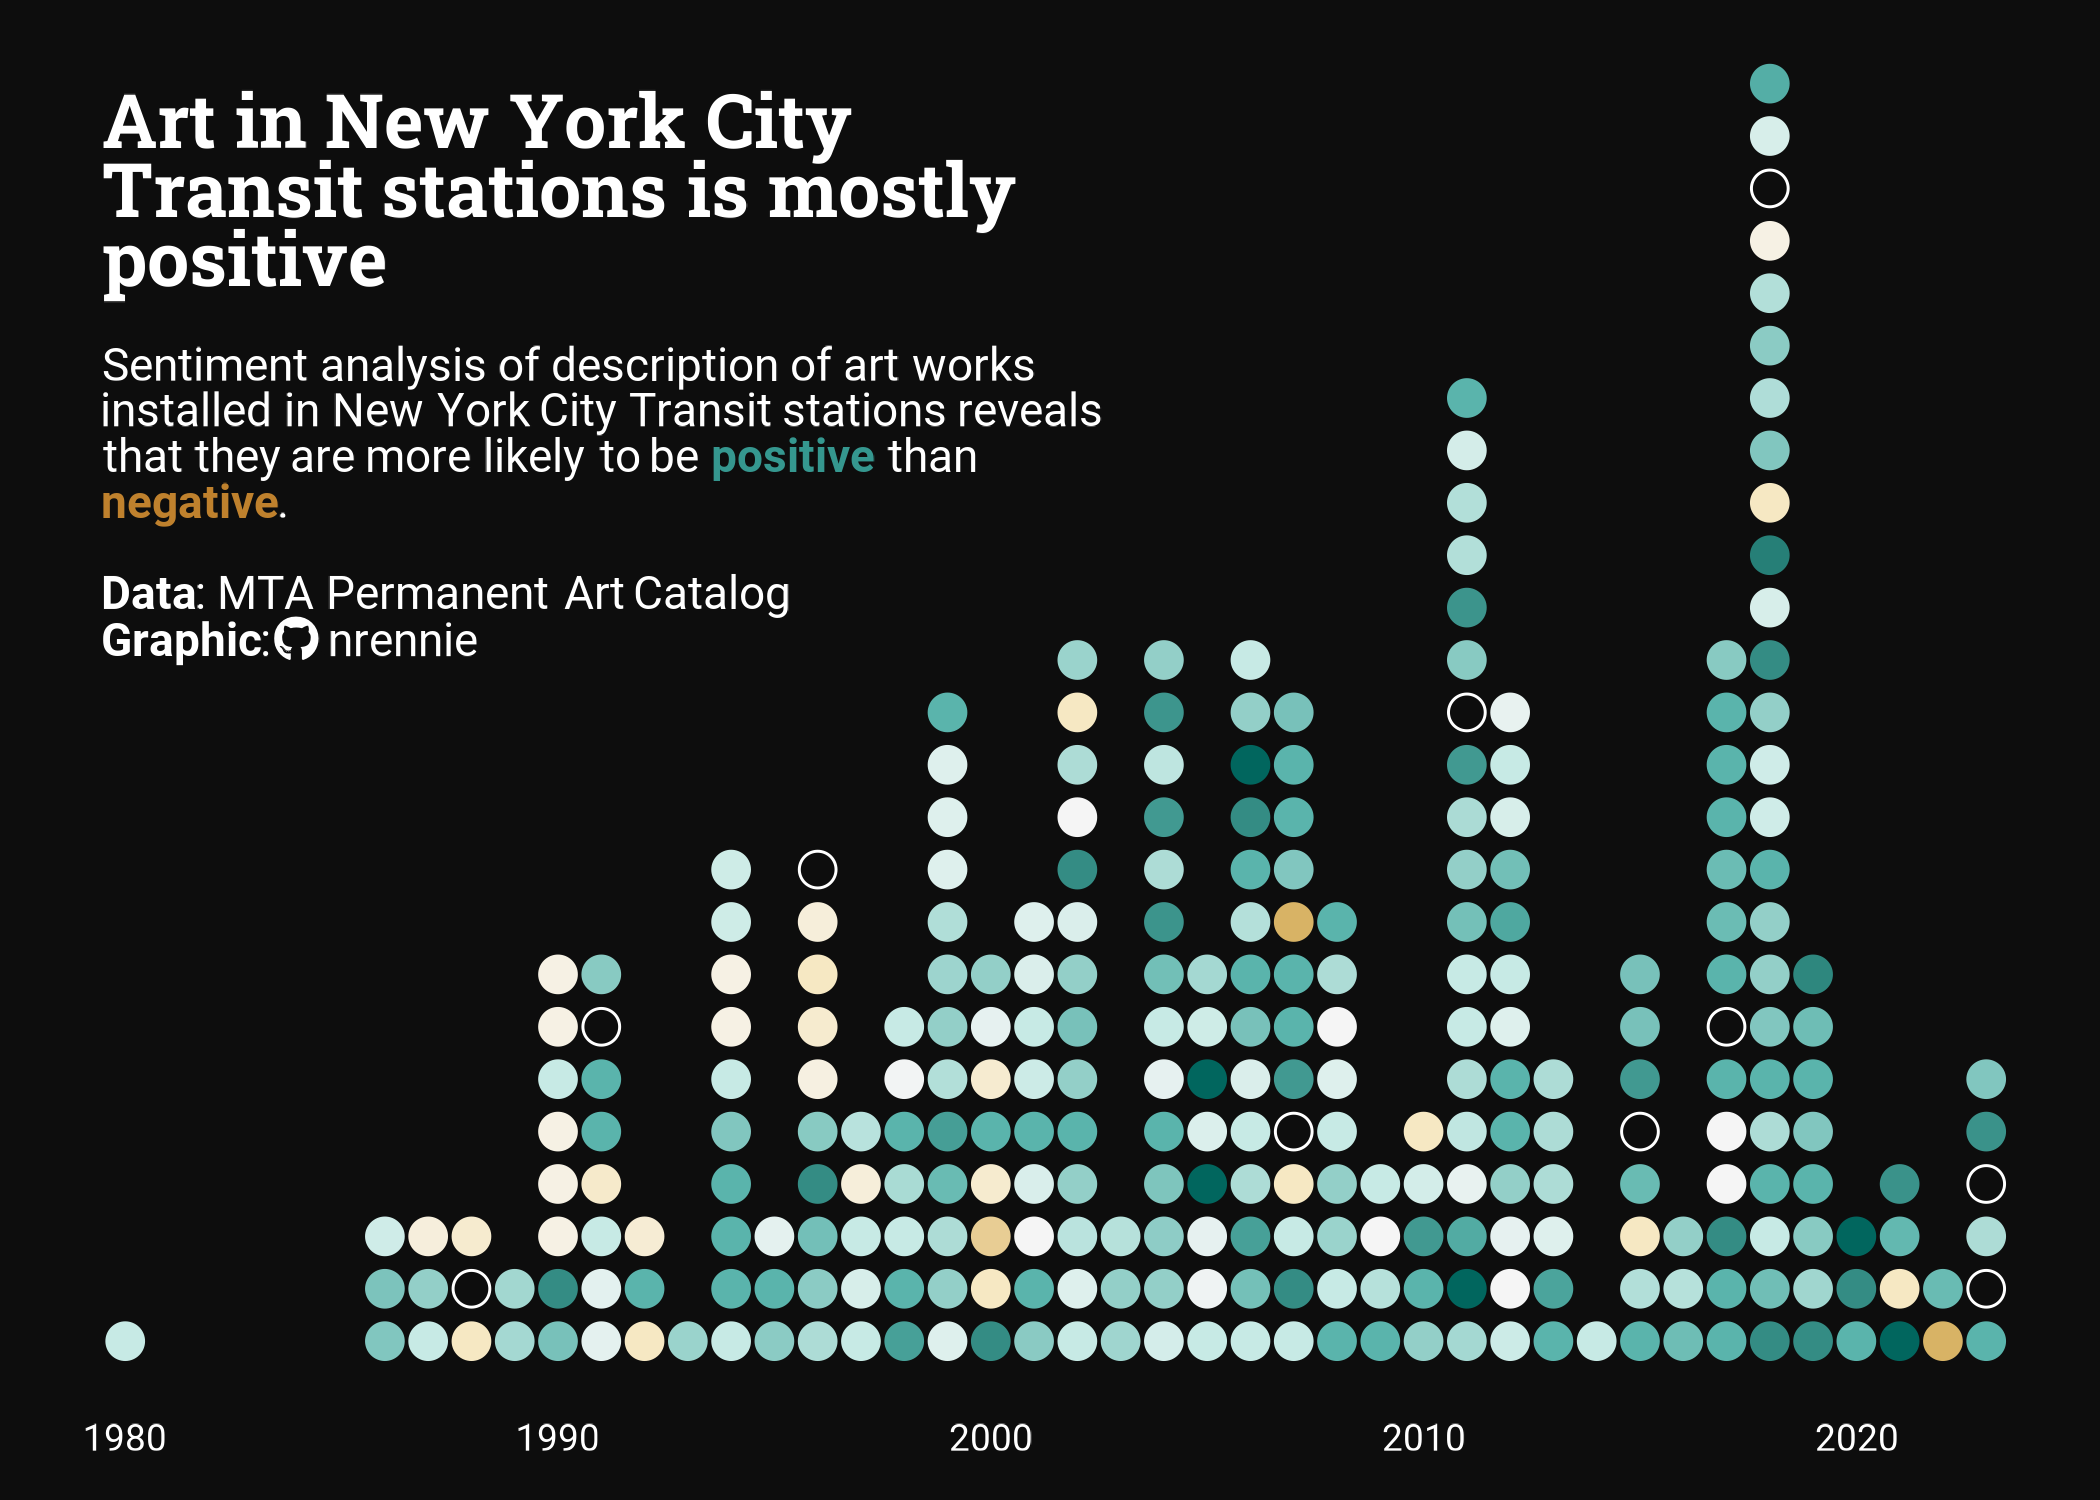

Recreate this plot in R.
# Load packages -----------------------------------------------------------

library(tidyverse)
library(showtext)
library(camcorder)
library(ggtext)
library(nrBrand)
library(glue)
library(ggiraph)
library(tidytext)


# Load data ---------------------------------------------------------------

tuesdata <- tidytuesdayR::tt_load("2025-07-22")
mta_art <- tuesdata$mta_art
station_lines <- tuesdata$station_lines


# Load fonts --------------------------------------------------------------

font_add_google("Roboto", "roboto")
font_add_google("Roboto Slab", "robotoslab")
showtext_auto()
showtext_opts(dpi = 300)


# Define colours and fonts-------------------------------------------------

bg_col <- "grey5"
text_col <- "white"
highlight_col <- "#35978f"

body_font <- "roboto"
title_font <- "robotoslab"


# Data wrangling ----------------------------------------------------------

# clean art data
art_data <- mta_art |>
  filter(agency == "NYCT") |>
  arrange(art_date) |>
  group_by(art_date) |>
  mutate(y = row_number()) |>
  ungroup() |>
  select(art_date, y, art_title, artist, art_material, art_description) |>
  mutate(id = row_number())

# data for sentiment analysis
data(stop_words)
afinn_df <- get_sentiments("afinn")
text_df <- art_data |>
  select(id, art_description) |>
  unnest_tokens(word, art_description) |>
  anti_join(stop_words, by = "word")
sentiment_df <- text_df |>
  inner_join(afinn_df, by = "word") |>
  group_by(id) %>%
  summarise(mean_sent = mean(value, na.rm = T)) %>%
  drop_na()

# join
plot_data <- art_data |>
  left_join(sentiment_df, by = "id") |>
  mutate(
    sent_label = if_else(is.na(mean_sent), "<i>Unknown</i>", as.character(round(mean_sent, 1))),
    tooltip_label = glue("<b>{art_title}</b><br><i>{artist}. {art_date}.</i><br>Sentiment: {sent_label}")
  )


# Start recording ---------------------------------------------------------

gg_record(
  dir = file.path("2025", "2025-07-22", "recording"),
  device = "png",
  width = 7,
  height = 5,
  units = "in",
  dpi = 300
)


# Define text -------------------------------------------------------------

social <- nrBrand::social_caption(
  bg_colour = bg_col,
  icon_colour = text_col,
  font_colour = text_col,
  font_family = body_font,
  mastodon = NA,
  linkedin = NA,
  bluesky = NA
)
title <- "Art in New York City Transit stations is mostly positive"
st <- glue("Sentiment analysis of description of art works installed in New York City Transit stations reveals that they are more likely to be <span style='color:{highlight_col};'>**positive**</span> than <span style='color:#bf812d;'>**negative**</span>.")
cap <- paste0(
  "**Data**: MTA Permanent Art Catalog<br>**Graphic**:", social
)
tag <- glue("<span style='font-family:{title_font};font-size:24px'>**{title}**</span><br><br>{st}<br><br>{cap}")


# Plot --------------------------------------------------------------------

g <- ggplot() +
  # geom_point(
  #   mapping = aes(fill = mean_sent, colour = mean_sent),
  #   size = 3.8,
  #   pch = 21
  # ) +
  geom_point_interactive(
    data = plot_data,
    mapping = aes(
      x = art_date, y = y, fill = mean_sent, colour = mean_sent, tooltip = tooltip_label,
      data_id = id
    ),
    size = 3.8,
    pch = 21
  ) +
  labs(
    tag = tag,
    x = NULL, y = NULL
  ) +
  scale_fill_distiller(
    type = "div", palette = "BrBG", direction = 1,
    limits = c(-3, 3),
    na.value = bg_col
  ) +
  scale_colour_distiller(
    type = "div", palette = "BrBG", direction = 1,
    limits = c(-3, 3),
    na.value = text_col
  ) +
  theme_minimal(
    base_size = 11, base_family = body_font
  ) +
  theme(
    text = element_text(colour = text_col),
    legend.position = "none",
    plot.margin = margin(5, 5, 10, 5),
    plot.title.position = "plot",
    plot.caption.position = "plot",
    plot.background = element_rect(fill = bg_col, colour = bg_col),
    panel.background = element_rect(fill = bg_col, colour = bg_col),
    plot.tag.position = c(0.04, 0.75),
    plot.tag = element_textbox_simple(
      colour = text_col,
      hjust = 0,
      halign = 0,
      margin = margin(b = 5, t = 5),
      lineheight = 1,
      family = body_font,
      maxwidth = 0.7,
      size = rel(1)
    ),
    panel.grid = element_blank(),
    axis.text.x = element_text(colour = text_col),
    axis.text.y = element_blank()
  )
g_interactive <- girafe(
  ggobj = g, width_svg = 7,
  height_svg = 5,
  bg = bg_col,
  options = list(
    opts_tooltip(
      use_fill = FALSE,
      use_stroke = FALSE,
      css = glue("
        padding: 5pt;
        font-family: {body_font};
        font-size: 1rem;
        color: {text_col};
        background-color: rgba(0, 0, 0, 1.0) !important;
        border: solid;
        border-color: {highlight_col};
        border-width: 2px;")
    ),
    opts_hover(
      css = girafe_css(
        css = glue("stroke-width:2px"),
      )),
    opts_toolbar(saveaspng = FALSE),
    opts_zoom(max = 1),
    opts_sizing(rescale = FALSE, width = 0.8)
  )
)
g_interactive


# Save gif ----------------------------------------------------------------

ggsave(
  plot = g,
  filename = file.path("2025", "2025-07-22", paste0("20250722", ".png")),
  height = 5,
  width = 7,
  bg = bg_col,
  units = "in",
  dpi = 300
)

gg_playback(
  name = file.path("2025", "2025-07-22", paste0("20250722", ".gif")),
  first_image_duration = 4,
  last_image_duration = 20,
  frame_duration = .25,
  background = bg_col
)
